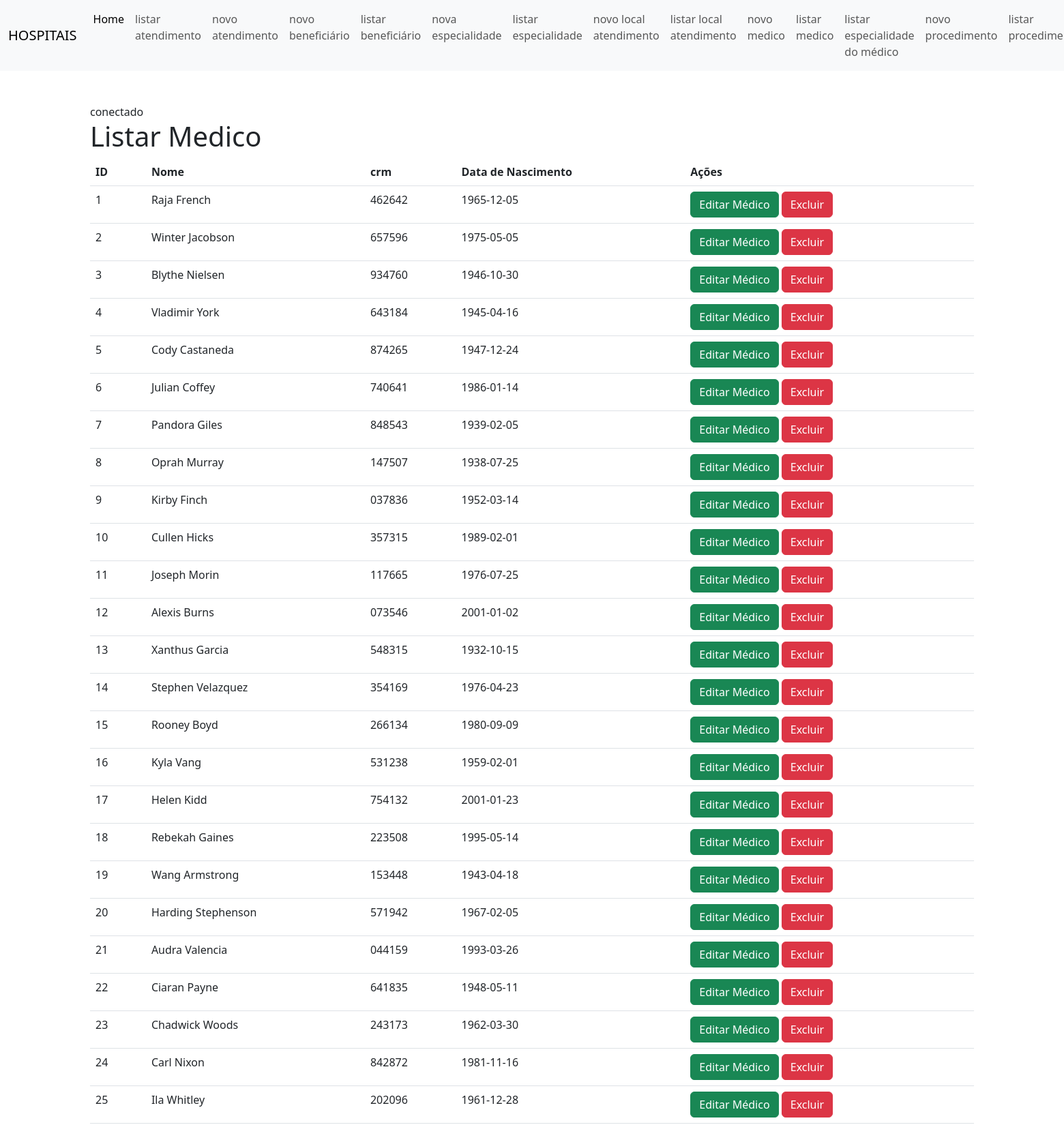
/?page=listar-medico (upper part), run on the app's committed database.
### tables this page shows
create table Medico(
	id int primary key auto_increment,
	nome VARCHAR(255),
  crm VARCHAR(10),
  data_nasc DATE
);

### CRUD/Medico/listar-medico.php (the view)
<h1>Listar Medico</h1>
<?php
  $sql = "SELECT * FROM Medico";
  $res = $conn->query($sql);
  $qtd = $res->num_rows;
  if($qtd > 0){
    print "<table class='table' table-hover table-striped
    table-bordered>";
      print "<tr>";
      print "<th>ID</th>";
      print "<th>Nome</th>";
      print "<th>crm</th>";
      print "<th>Data de Nascimento</th>";
      print "<th>Ações</th>";
      print "</tr>";
    while($row = $res->fetch_object()){
      print "<tr>";
      print "<td>".$row->id."</td>";
      print "<td>".$row->nome."</td>";
      print "<td>".$row->crm."</td>";
      print "<td>".$row->data_nasc."</td>";
      print "<td>
              <button
                onclick=\"location.href='?page=editar-medico&id=".$row->id."';\"
                class='btn btn-success'>Editar Médico</button>
              <button
                onclick=\"if(confirm('Tem certeza que deseja excluir?'))
                    {location.href='?page=salvar-medico&acao=excluir-medico&id=" . $row->id."';}
                    else{false;}\"
                class='btn btn-danger'>
                Excluir
              </button>";
      print "</tr>";
    }
    print "</table>";
  }else{
    print "<p class='alert alert-danger'>Não encontrou resultados! </p>";
  }
?>

### data on the page
medico: id "1", nome "Raja French", crm "462642", data_nasc "1965-12-05"
medico: id "2", nome "Winter Jacobson", crm "657596", data_nasc "1975-05-05"
medico: id "3", nome "Blythe Nielsen", crm "934760", data_nasc "1946-10-30"
medico: id "4", nome "Vladimir York", crm "643184", data_nasc "1945-04-16"
medico: id "5", nome "Cody Castaneda", crm "874265", data_nasc "1947-12-24"
medico: id "6", nome "Julian Coffey", crm "740641", data_nasc "1986-01-14"
medico: id "7", nome "Pandora Giles", crm "848543", data_nasc "1939-02-05"
medico: id "8", nome "Oprah Murray", crm "147507", data_nasc "1938-07-25"
medico: id "9", nome "Kirby Finch", crm "037836", data_nasc "1952-03-14"
medico: id "10", nome "Cullen Hicks", crm "357315", data_nasc "1989-02-01"
medico: id "11", nome "Joseph Morin", crm "117665", data_nasc "1976-07-25"
medico: id "12", nome "Alexis Burns", crm "073546", data_nasc "2001-01-02"
medico: id "13", nome "Xanthus Garcia", crm "548315", data_nasc "1932-10-15"
medico: id "14", nome "Stephen Velazquez", crm "354169", data_nasc "1976-04-23"
medico: id "15", nome "Rooney Boyd", crm "266134", data_nasc "1980-09-09"
medico: id "16", nome "Kyla Vang", crm "531238", data_nasc "1959-02-01"
medico: id "17", nome "Helen Kidd", crm "754132", data_nasc "2001-01-23"
medico: id "18", nome "Rebekah Gaines", crm "223508", data_nasc "1995-05-14"
medico: id "19", nome "Wang Armstrong", crm "153448", data_nasc "1943-04-18"
medico: id "20", nome "Harding Stephenson", crm "571942", data_nasc "1967-02-05"
medico: id "21", nome "Audra Valencia", crm "044159", data_nasc "1993-03-26"
medico: id "22", nome "Ciaran Payne", crm "641835", data_nasc "1948-05-11"
medico: id "23", nome "Chadwick Woods", crm "243173", data_nasc "1962-03-30"
medico: id "24", nome "Carl Nixon", crm "842872", data_nasc "1981-11-16"
medico: id "25", nome "Ila Whitley", crm "202096", data_nasc "1961-12-28"
